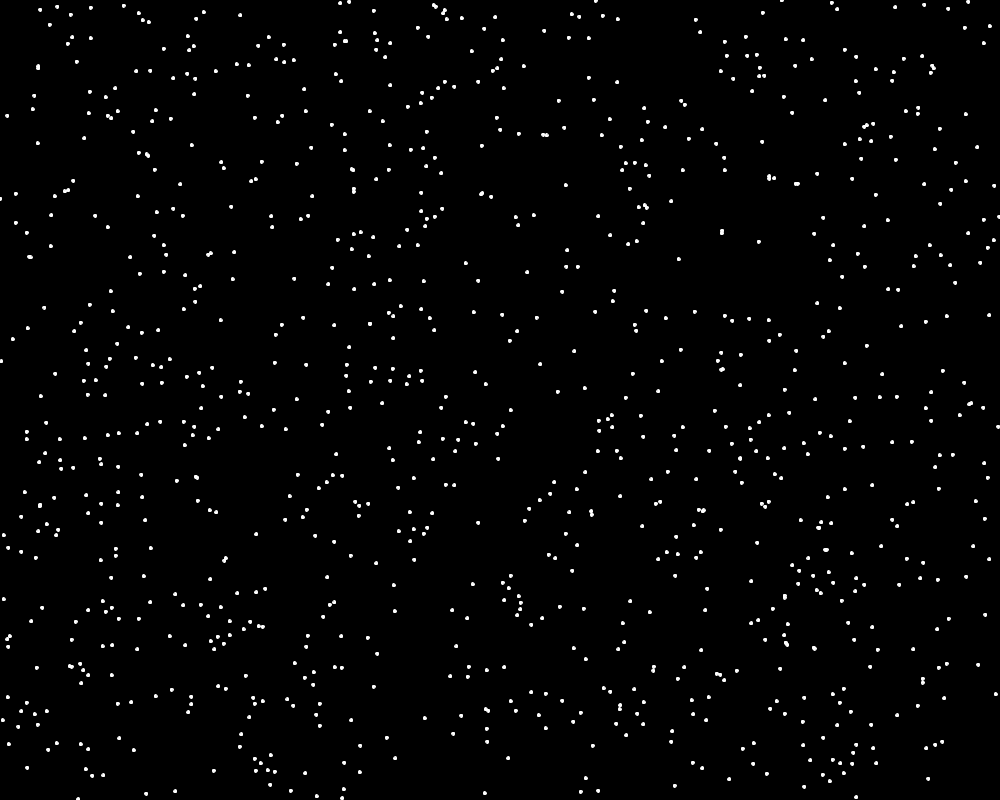
Frame 1 (no input)
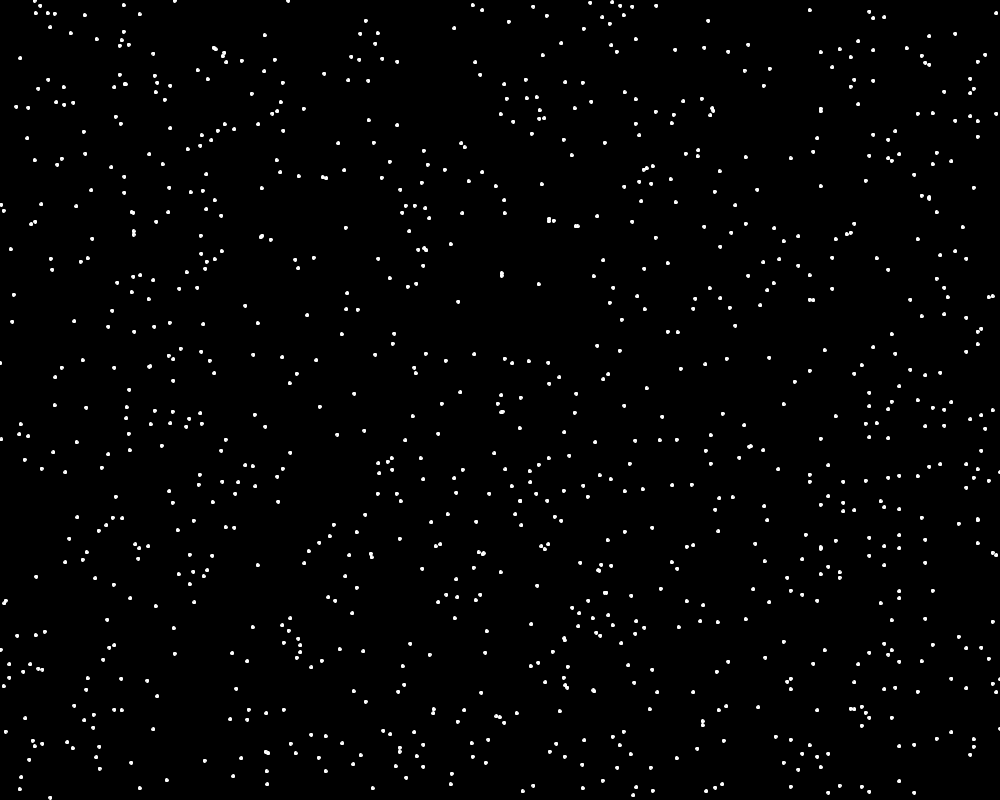
Frame 60 (the mouse pressed at the canvas centre just before this capture)
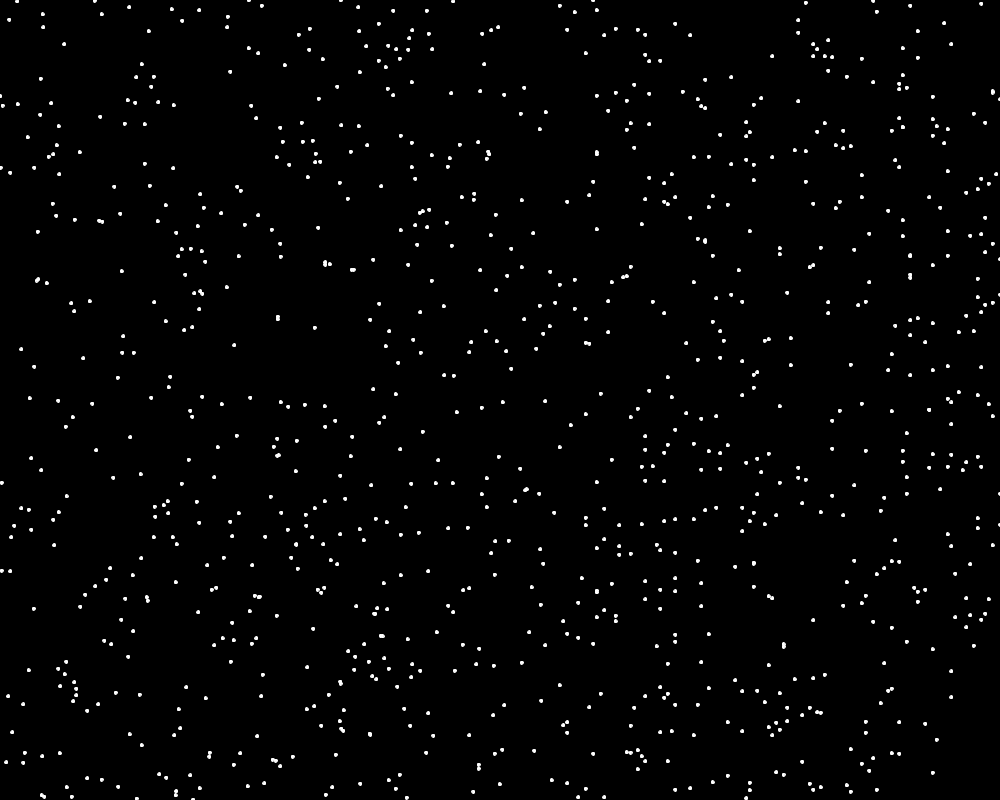
Frame 120 (the mouse held since frame 60 and released just before this capture)

The Processing sketch that drew these frames (run headless with seeded random() and noise(); from frame 60 on, the mouse is pressed at the canvas centre):

// Processing sketch: stars
// ── stars.pde
float[] xs;
float[] ys;
float dx;
float dy;
int numStars = 1000;

void setup() {
  size(1000, 800);
  xs = new float[numStars];
  ys = new float[numStars];
  for (int i = 0; i < numStars; i++) {
    xs[i] = random(0, width);
    ys[i] = random(0, height);
  }
  dx = random(-5, 5);
  dy = random(-5, 5);
  stroke(255);
}

void draw() {
  background(0);
  for (int i = 0; i < numStars; i++) {
    // Draw a star
    circle(xs[i], ys[i], 3);
    
    // Move the star
    xs[i] += dx;
    ys[i] += dy;
    
    // Wrap around
    if (xs[i] > width) {
      xs[i] = 0;
    } else if (xs[i] < 0) {
      xs[i] = width;
    }
    if (ys[i] > height) {
      ys[i] = 0;
    } else if (ys[i] < 0) {
      ys[i] = height;
    }
  }
}

void mouseClicked() {
  dx = random(-5, 5);
  dy = random(-5, 5);
}
